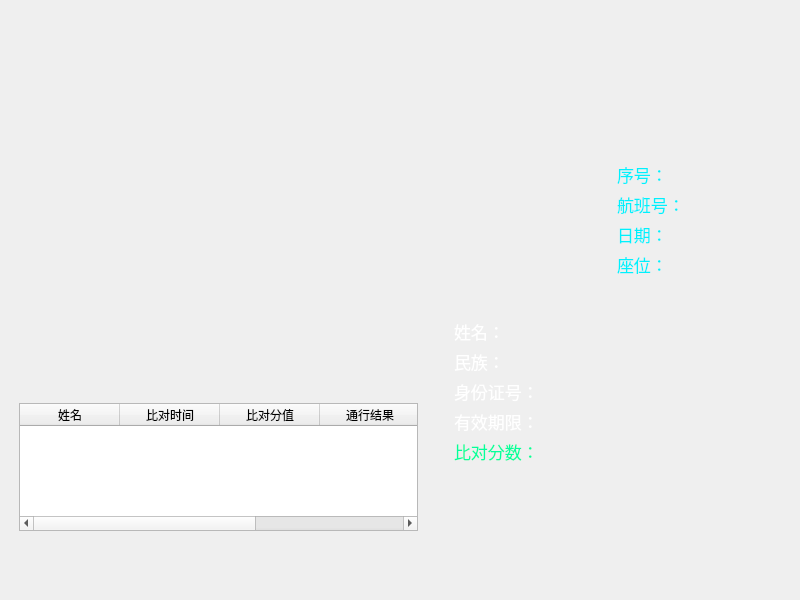
   <widget class="QWidget" name="frontPageWidget" native="true">
    <property name="geometry">
     <rect>
      <x>0</x>
      <y>0</y>
      <width>800</width>
      <height>600</height>
     </rect>
    </property>
    <property name="styleSheet">
     <string notr="true">image: 0;
background: 0;</string>
    </property>
    <widget class="QWidget" name="displayWidget" native="true">
     <property name="geometry">
      <rect>
       <x>432</x>
       <y>76</y>
       <width>353</width>
       <height>465</height>
      </rect>
     </property>
     <property name="styleSheet">
      <string notr="true">image: url(:/Images/RenZhengBiDui/RenZhengBiDuiBianKuang.png);
background: 0;</string>
     </property>
     <widget class="QLabel" name="compareLabel">
      <property name="geometry">
       <rect>
        <x>22</x>
        <y>360</y>
        <width>331</width>
        <height>30</height>
       </rect>
      </property>
      <property name="font">
       <font>
        <pointsize>13</pointsize>
       </font>
      </property>
      <property name="styleSheet">
       <string notr="true">color: 0;
background: 0;
color: rgb(2, 255, 157);
image: 0;</string>
      </property>
      <property name="text">
       <string>比对分数：</string>
      </property>
     </widget>
     <widget class="QLabel" name="expireTimeLabel">
      <property name="geometry">
       <rect>
        <x>22</x>
        <y>330</y>
        <width>331</width>
        <height>30</height>
       </rect>
      </property>
      <property name="font">
       <font>
        <pointsize>13</pointsize>
       </font>
      </property>
      <property name="styleSheet">
       <string notr="true">border: 0;
background: 0;
color: rgb(255, 255, 255);
image: 0;
</string>
      </property>
      <property name="text">
       <string>有效期限：</string>
      </property>
     </widget>
     <widget class="QPushButton" name="fangXingPushButton">
      <property name="geometry">
       <rect>
        <x>22</x>
        <y>393</y>
        <width>157</width>
        <height>66</height>
       </rect>
      </property>
      <property name="styleSheet">
       <string notr="true">QPushButton{image: 0; border: 0;}
QPushButton{background-image: url(:/Images/RenZhengBiDui/FangXing.png);}
QPushButton:hover{background-image: url(:/Images/RenZhengBiDui/FangXingDianJiHou.png);}
QPushButton:pressed{background-image: url(:/Images/RenZhengBiDui/FangXing.png);}</string>
      </property>
      <property name="text">
       <string/>
      </property>
      <property name="iconSize">
       <size>
        <width>157</width>
        <height>66</height>
       </size>
      </property>
     </widget>
     <widget class="QLabel" name="idCardLabel">
      <property name="geometry">
       <rect>
        <x>22</x>
        <y>300</y>
        <width>331</width>
        <height>30</height>
       </rect>
      </property>
      <property name="font">
       <font>
        <pointsize>13</pointsize>
       </font>
      </property>
      <property name="styleSheet">
       <string notr="true">border: 0;
background: 0;
color: rgb(255, 255, 255);
image: 0;
</string>
      </property>
      <property name="text">
       <string>身份证号：</string>
      </property>
     </widget>
     <widget class="QLabel" name="nameLabel">
      <property name="geometry">
       <rect>
        <x>22</x>
        <y>240</y>
        <width>331</width>
        <height>30</height>
       </rect>
      </property>
      <property name="font">
       <font>
        <pointsize>13</pointsize>
       </font>
      </property>
      <property name="styleSheet">
       <string notr="true">border: 0;
background: 0;
color: rgb(255, 255, 255);
image: 0;
</string>
      </property>
      <property name="text">
       <string>姓名：</string>
      </property>
     </widget>
     <widget class="QLabel" name="nationalityLabel">
      <property name="geometry">
       <rect>
        <x>22</x>
        <y>270</y>
        <width>331</width>
        <height>30</height>
       </rect>
      </property>
      <property name="font">
       <font>
        <pointsize>13</pointsize>
       </font>
      </property>
      <property name="styleSheet">
       <string notr="true">border: 0;
background: 0;
color: rgb(255, 255, 255);
image: 0;
</string>
      </property>
      <property name="text">
       <string>民族：</string>
      </property>
     </widget>
     <widget class="QLabel" name="stampLabel">
      <property name="geometry">
       <rect>
        <x>215</x>
        <y>327</y>
        <width>138</width>
        <height>138</height>
       </rect>
      </property>
      <property name="styleSheet">
       <string notr="true">background: 0;
border: 0;
image: 0;</string>
      </property>
      <property name="text">
       <string/>
      </property>
     </widget>
     <widget class="QLabel" name="xianChangLabel">
      <property name="geometry">
       <rect>
        <x>204</x>
        <y>205</y>
        <width>109</width>
        <height>29</height>
       </rect>
      </property>
      <property name="styleSheet">
       <string notr="true">border: 0;
background: 0;
image: url(:/Images/RenZhengBiDui/XianChangZhao.png);</string>
      </property>
      <property name="text">
       <string/>
      </property>
     </widget>
     <widget class="QLabel" name="zhaoLabel">
      <property name="geometry">
       <rect>
        <x>185</x>
        <y>20</y>
        <width>146</width>
        <height>180</height>
       </rect>
      </property>
      <property name="styleSheet">
       <string notr="true">border: 0;
background: 0;
image: url(:/Images/RenZhengBiDui/ZhaoPian.png);</string>
      </property>
      <property name="text">
       <string/>
      </property>
     </widget>
     <widget class="QLabel" name="zhengJianLabel">
      <property name="geometry">
       <rect>
        <x>41</x>
        <y>205</y>
        <width>108</width>
        <height>29</height>
       </rect>
      </property>
      <property name="styleSheet">
       <string notr="true">border: 0;
image: url(:/Images/RenZhengBiDui/ZhengJianZhao.png);
background: 0;</string>
      </property>
      <property name="text">
       <string/>
      </property>
     </widget>
     <widget class="QLabel" name="zhengLabel">
      <property name="geometry">
       <rect>
        <x>22</x>
        <y>20</y>
        <width>146</width>
        <height>180</height>
       </rect>
      </property>
      <property name="styleSheet">
       <string notr="true">image: url(:/Images/RenZhengBiDui/ZhaoPian.png);</string>
      </property>
      <property name="text">
       <string/>
      </property>
     </widget>
    </widget>
    <widget class="QWidget" name="fdisplayWidget" native="true">
     <property name="geometry">
      <rect>
       <x>432</x>
       <y>76</y>
       <width>353</width>
       <height>465</height>
      </rect>
     </property>
     <property name="styleSheet">
      <string notr="true">image: url(:/Images/RenZhengBiDui/RenZhengBiDuiBianKuang.png);
background: 0;</string>
     </property>
     <widget class="QPushButton" name="fceHuiPushButton">
      <property name="geometry">
       <rect>
        <x>206</x>
        <y>11</y>
        <width>104</width>
        <height>42</height>
       </rect>
      </property>
      <property name="styleSheet">
       <string notr="true">QPushButton{image: 0; border: 0;}
QPushButton{background-image: url(:/Images/DengJiPai/withdraw_c.png);}
QPushButton:hover{background-image: url(:/Images/DengJiPai/withdraw.png);}
QPushButton:pressed{background-image: url(:/Images/DengJiPai/withdraw_c.png);}</string>
      </property>
      <property name="text">
       <string/>
      </property>
     </widget>
     <widget class="QLabel" name="fzhaoLabel">
      <property name="geometry">
       <rect>
        <x>22</x>
        <y>53</y>
        <width>146</width>
        <height>180</height>
       </rect>
      </property>
      <property name="styleSheet">
       <string notr="true">border: 0;
image: 0;
background: 0;
background-image: url(:/Images/RenZhengBiDui/ZhaoPian.png);
</string>
      </property>
      <property name="text">
       <string/>
      </property>
     </widget>
     <widget class="QLabel" name="fstampLabel">
      <property name="geometry">
       <rect>
        <x>108</x>
        <y>251</y>
        <width>138</width>
        <height>138</height>
       </rect>
      </property>
      <property name="styleSheet">
       <string notr="true">background: 0;
border: 0;
image: 0;</string>
      </property>
      <property name="text">
       <string/>
      </property>
     </widget>
     <widget class="QLabel" name="fstatuslabel">
      <property name="geometry">
       <rect>
        <x>117</x>
        <y>300</y>
        <width>120</width>
        <height>40</height>
       </rect>
      </property>
      <property name="styleSheet">
       <string notr="true">border: 0;
background: 0;
color: rgb(255, 255, 255);
image: 0;</string>
      </property>
      <property name="text">
       <string/>
      </property>
     </widget>
     <widget class="QLabel" name="fhangBanHaoLabel">
      <property name="geometry">
       <rect>
        <x>185</x>
        <y>83</y>
        <width>163</width>
        <height>30</height>
       </rect>
      </property>
      <property name="font">
       <font>
        <pointsize>13</pointsize>
       </font>
      </property>
      <property name="styleSheet">
       <string notr="true">image: 0;
color: rgb(0, 241, 253);</string>
      </property>
      <property name="text">
       <string>序号：</string>
      </property>
     </widget>
     <widget class="QLabel" name="fxuLieHaoLabel">
      <property name="geometry">
       <rect>
        <x>185</x>
        <y>113</y>
        <width>163</width>
        <height>30</height>
       </rect>
      </property>
      <property name="font">
       <font>
        <pointsize>13</pointsize>
       </font>
      </property>
      <property name="styleSheet">
       <string notr="true">image: 0;
color: rgb(0, 241, 253);</string>
      </property>
      <property name="text">
       <string>航班号：</string>
      </property>
     </widget>
     <widget class="QPushButton" name="fletpassPushButton">
      <property name="geometry">
       <rect>
        <x>193</x>
        <y>398</y>
        <width>130</width>
        <height>57</height>
       </rect>
      </property>
      <property name="styleSheet">
       <string notr="true">QPushButton{image: 0; border: 0;}
QPushButton{background-image: url(:/Images/DengJiPai/letpass_c.png);}
QPushButton:hover{background-image: url(:/Images/DengJiPai/letpass.png);}
QPushButton:pressed{background-image: url(:/Images/DengJiPai/letpass_c.png);}
</string>
      </property>
      <property name="text">
       <string/>
      </property>
     </widget>
     <widget class="QLabel" name="fqiFeiShiJianLabel">
      <property name="geometry">
       <rect>
        <x>185</x>
        <y>143</y>
        <width>163</width>
        <height>30</height>
       </rect>
      </property>
      <property name="font">
       <font>
        <pointsize>13</pointsize>
       </font>
      </property>
      <property name="styleSheet">
       <string notr="true">image: 0;
color: rgb(0, 241, 253);</string>
      </property>
      <property name="text">
       <string>日期：</string>
      </property>
     </widget>
     <widget class="QPushButton" name="freshotPushButton">
      <property name="geometry">
       <rect>
        <x>30</x>
        <y>398</y>
        <width>130</width>
        <height>57</height>
       </rect>
      </property>
      <property name="styleSheet">
       <string notr="true">QPushButton{image: 0; border: 0;}
QPushButton{background-image: url(:/Images/DengJiPai/reshot.png);}
QPushButton:hover{background-image: url(:/Images/DengJiPai/reshot_d.png);}
QPushButton:pressed{background-image: url(:/Images/DengJiPai/reshot.png);}
</string>
      </property>
      <property name="text">
       <string/>
      </property>
     </widget>
     <widget class="QLabel" name="fzuoWeiHaolabel">
      <property name="geometry">
       <rect>
        <x>185</x>
        <y>173</y>
        <width>163</width>
        <height>30</height>
       </rect>
      </property>
      <property name="font">
       <font>
        <pointsize>13</pointsize>
       </font>
      </property>
      <property name="styleSheet">
       <string notr="true">image: 0;
color: rgb(0, 241, 253);</string>
      </property>
      <property name="text">
       <string>座位：</string>
      </property>
     </widget>
    </widget>
    <widget class="QWidget" name="liShiWidget" native="true">
     <property name="geometry">
      <rect>
       <x>14</x>
       <y>393</y>
       <width>409</width>
       <height>146</height>
      </rect>
     </property>
     <property name="styleSheet">
      <string notr="true">image: url(:/Images/RenZhengBiDui/LiShiJiLuBianKuang.png);
background: 0;</string>
     </property>
     <widget class="QTableWidget" name="liShiTableWidget">
      <property name="geometry">
       <rect>
        <x>5</x>
        <y>10</y>
        <width>399</width>
        <height>128</height>
       </rect>
      </property>
      <property name="columnCount">
       <number>5</number>
      </property>
      <column>
       <property name="text">
        <string>姓名</string>
       </property>
       <property name="font">
        <font>
         <pointsize>9</pointsize>
        </font>
       </property>
      </column>
      <column>
       <property name="text">
        <string>比对时间</string>
       </property>
       <property name="font">
        <font>
         <pointsize>9</pointsize>
        </font>
       </property>
      </column>
      <column>
       <property name="text">
        <string>比对分值</string>
       </property>
       <property name="font">
        <font>
         <pointsize>9</pointsize>
        </font>
       </property>
      </column>
      <column>
       <property name="text">
        <string>通行结果</string>
       </property>
       <property name="font">
        <font>
         <pointsize>9</pointsize>
        </font>
       </property>
      </column>
      <column>
       <property name="text">
        <string>有效期</string>
       </property>
       <property name="font">
        <font>
         <pointsize>9</pointsize>
        </font>
       </property>
      </column>
     </widget>
    </widget>
    <widget class="QLabel" name="meiTouLabel">
     <property name="geometry">
      <rect>
       <x>0</x>
       <y>0</y>
       <width>800</width>
       <height>68</height>
      </rect>
     </property>
     <property name="styleSheet">
      <string notr="true">background-image: url(:/Images/RenZhengBiDui/MeiTou.png);</string>
     </property>
     <property name="text">
      <string/>
     </property>
    </widget>
    <widget class="QPushButton" name="settingPushButton">
     <property name="geometry">
      <rect>
       <x>660</x>
       <y>36</y>
       <width>68</width>
       <height>21</height>
      </rect>
     </property>
     <property name="styleSheet">
      <string notr="true">border: 0;
background: 0;</string>
     </property>
     <property name="text">
      <string/>
     </property>
     <property name="icon">
      <iconset resource="images.qrc">
       <normaloff>:/Images/AnNiu/SheZhi.png</normaloff>:/Images/AnNiu/SheZhi.png</iconset>
     </property>
     <property name="iconSize">
      <size>
       <width>68</width>
       <height>21</height>
      </size>
     </property>
    </widget>
    <widget class="QWidget" name="videoWidget" native="true">
     <property name="geometry">
      <rect>
       <x>14</x>
       <y>76</y>
       <width>406</width>
       <height>309</height>
      </rect>
     </property>
     <property name="styleSheet">
      <string notr="true">image: url(:/Images/RenZhengBiDui/ShiPinBianKuang.png);
background: 0;</string>
     </property>
     <widget class="QLabel" name="video1Label">
      <property name="geometry">
       <rect>
        <x>8</x>
        <y>8</y>
        <width>393</width>
        <height>293</height>
       </rect>
      </property>
      <property name="styleSheet">
       <string notr="true">image: 0</string>
      </property>
      <property name="text">
       <string/>
      </property>
     </widget>
     <widget class="QPushButton" name="video2PushButton">
      <property name="geometry">
       <rect>
        <x>284</x>
        <y>215</y>
        <width>109</width>
        <height>81</height>
       </rect>
      </property>
      <property name="styleSheet">
       <string notr="true">image: 0;
border: 0;</string>
      </property>
      <property name="text">
       <string/>
      </property>
     </widget>
    </widget>
    <widget class="QPushButton" name="guanBiPushButton">
     <property name="geometry">
      <rect>
       <x>760</x>
       <y>36</y>
       <width>20</width>
       <height>20</height>
      </rect>
     </property>
     <property name="styleSheet">
      <string notr="true">border: 0;
background: 0;</string>
     </property>
     <property name="text">
      <string/>
     </property>
     <property name="icon">
      <iconset resource="images.qrc">
       <normaloff>:/Images/AnNiu/GuanBiXiTongXiao.png</normaloff>:/Images/AnNiu/GuanBiXiTongXiao.png</iconset>
     </property>
     <property name="iconSize">
      <size>
       <width>20</width>
       <height>20</height>
      </size>
     </property>
    </widget>
    <widget class="QPushButton" name="huiChaPushButton">
     <property name="geometry">
      <rect>
       <x>20</x>
       <y>36</y>
       <width>91</width>
       <height>19</height>
      </rect>
     </property>
     <property name="styleSheet">
      <string notr="true">border: 0;
background: 0;</string>
     </property>
     <property name="text">
      <string/>
     </property>
     <property name="icon">
      <iconset resource="images.qrc">
       <normaloff>:/Images/AnNiu/RenYuanHuiCha.png</normaloff>:/Images/AnNiu/RenYuanHuiCha.png</iconset>
     </property>
     <property name="iconSize">
      <size>
       <width>91</width>
       <height>19</height>
      </size>
     </property>
    </widget>
    <widget class="QPushButton" name="beiJiangPushButton">
     <property name="geometry">
      <rect>
       <x>134</x>
       <y>36</y>
       <width>91</width>
       <height>18</height>
      </rect>
     </property>
     <property name="styleSheet">
      <string notr="true">border: 0;
background: 0;</string>
     </property>
     <property name="text">
      <string/>
     </property>
     <property name="icon">
      <iconset resource="images.qrc">
       <normaloff>:/Images/AnNiu/BeiJiangCaiJi.png</normaloff>:/Images/AnNiu/BeiJiangCaiJi.png</iconset>
     </property>
     <property name="iconSize">
      <size>
       <width>91</width>
       <height>18</height>
      </size>
     </property>
    </widget>
    <widget class="QLabel" name="downcount">
     <property name="geometry">
      <rect>
       <x>570</x>
       <y>36</y>
       <width>68</width>
       <height>21</height>
      </rect>
     </property>
     <property name="font">
      <font>
       <pointsize>13</pointsize>
      </font>
     </property>
     <property name="styleSheet">
      <string notr="true">border: 0;
background: 0;
color: rgb(255, 255, 255);
image: 0</string>
     </property>
     <property name="text">
      <string/>
     </property>
    </widget>
   </widget>
